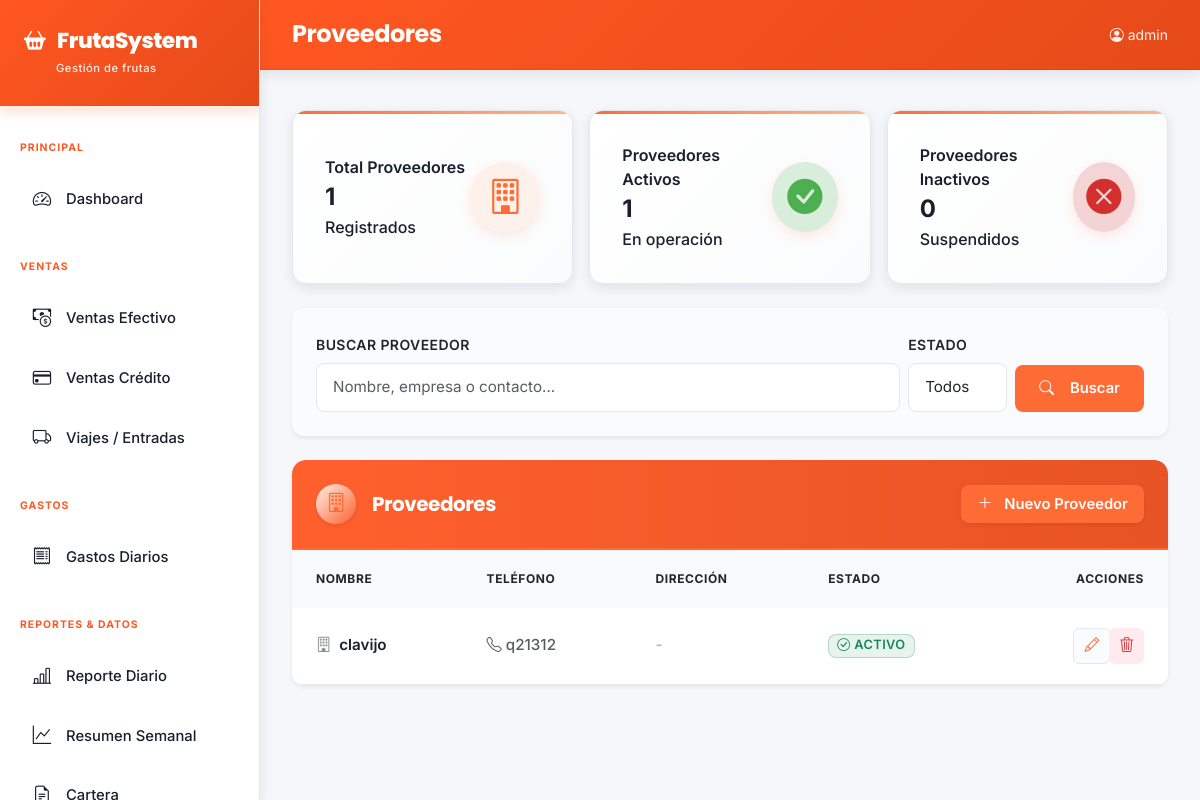
The page /proveedores/ (signed in) on the database as committed earlier.
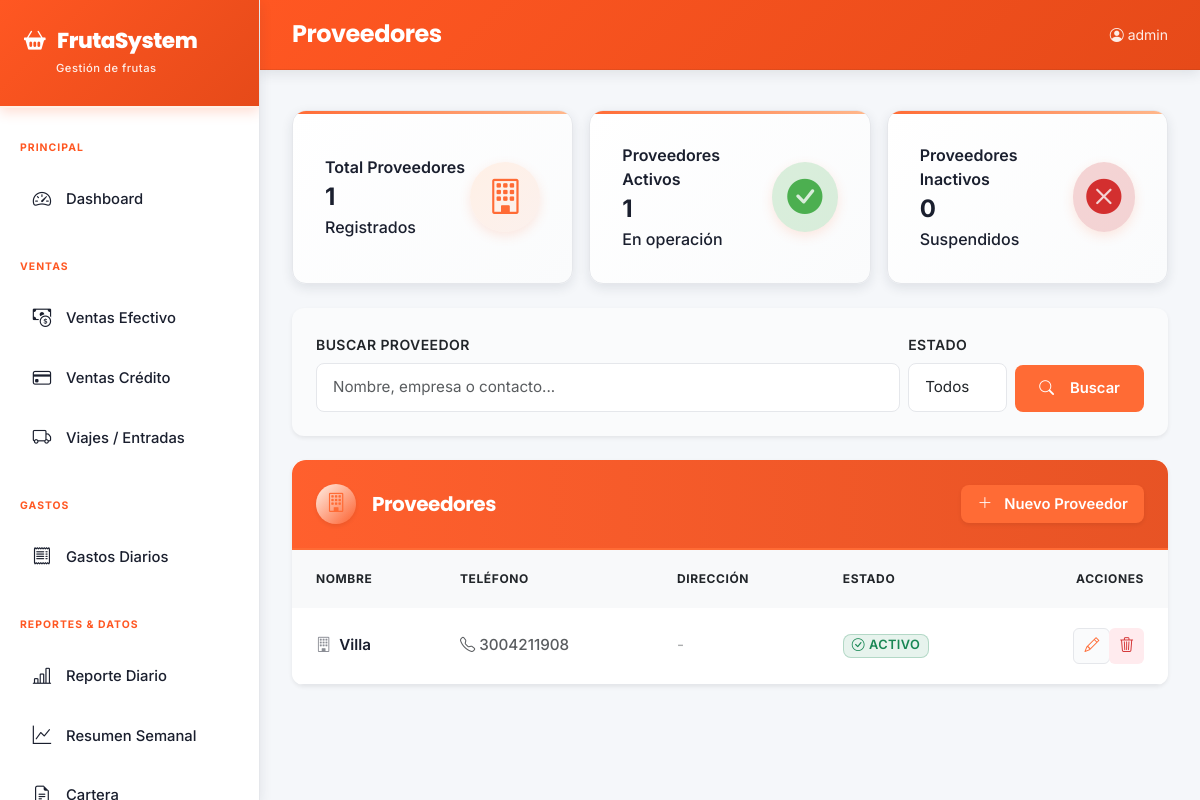
The same page on the database as committed later.
### core/models.py (models this page shows, shortened)
class Proveedor(models.Model):
    nombre = models.CharField(max_length=200, verbose_name='Nombre')
    telefono = models.CharField(max_length=20, blank=True, verbose_name='Teléfono')
    direccion = models.TextField(blank=True, verbose_name='Dirección')
    activo = models.BooleanField(default=True, verbose_name='Activo')
    class Meta:
        verbose_name = 'Proveedor'; verbose_name_plural = 'Proveedores'; ordering = ['nombre']

### core/views.py (the view)
# urls.py: path('proveedores/', views.proveedor_list, name='proveedor_list'),
@login_required
def proveedor_list(request):
    q = request.GET.get('q', '')
    proveedores = Proveedor.objects.filter(nombre__icontains=q) if q else Proveedor.objects.all()
    num_proveedores = proveedores.count()
    num_activos = proveedores.filter(activo=True).count()
    num_inactivos = proveedores.filter(activo=False).count()
    return render(request, 'core/proveedor_list.html', {
        'proveedores': proveedores, 'q': q,
        'num_proveedores': num_proveedores, 'num_activos': num_activos, 'num_inactivos': num_inactivos
    })

### core/templates/core/proveedor_list.html (shortened to what the changed rows need)
{% extends 'core/base.html' %}
{% block content %}
<div class="card border-0 shadow-sm" style="border-radius: 12px; overflow: hidden;">
  <div class="card-body p-0">
    <div class="table-responsive">
      <table class="table table-hover align-middle mb-0">
        <thead class="bg-light">
          <tr>
            <th class="ps-4 fw-bold small" style="color: var(--text-secondary);">NOMBRE</th>
            <th class="fw-bold small" style="color: var(--text-secondary);">TELÉFONO</th>
            <th class="fw-bold small" style="color: var(--text-secondary);">DIRECCIÓN</th>
            <th class="fw-bold small" style="color: var(--text-secondary);">ESTADO</th>
            <th class="text-end pe-4 fw-bold small" style="color: var(--text-secondary);">ACCIONES</th>
          </tr>
        </thead>
        <tbody class="border-top-0">
        {% for p in proveedores %}
        <tr>
          <td class="ps-4 fw-semibold" style="color: var(--text-main);">
            <i class="bi bi-building me-2" style="opacity: 0.5;"></i>{{ p.nombre }}
          </td>
          <td class="text-muted small">
            {% if p.telefono %}<i class="bi bi-telephone me-1"></i>{{ p.telefono }}{% else %}<span style="opacity: 0.5;">-</span>{% endif %}
          </td>
          <td class="text-muted small">
            {% if p.direccion %}<i class="bi bi-geo-alt me-1"></i>{{ p.direccion|truncatechars:30 }}{% else %}<span style="opacity: 0.5;">-</span>{% endif %}
          </td>
          <td>
            {% if p.activo %}
              <span class="badge bg-success bg-opacity-10 text-success border border-success border-opacity-25 px-2 py-1">
                <i class="bi bi-check-circle me-1"></i>Activo
              </span>
            {% else %}
              <span class="badge bg-secondary bg-opacity-10 text-secondary border border-secondary border-opacity-25 px-2 py-1">
                <i class="bi bi-x-circle me-1"></i>Inactivo
              </span>
            {% endif %}
          </td>
          <td class="text-end pe-4">
            <div class="btn-group btn-group-sm" role="group">
              <a href="{% url 'proveedor_edit' p.pk %}" class="btn btn-sm" style="background-color: var(--bg-light); color: var(--orange-primary); border-radius: 6px; padding: 6px 10px; border: 1px solid var(--border-light);" title="Editar">
                <i class="bi bi-pencil"></i>
              </a>
              <a href="{% url 'proveedor_delete' p.pk %}" class="btn btn-sm" style="background-color: #ffebee; color: #d32f2f; border-radius: 6px; padding: 6px 10px; border: none;" title="Eliminar">
                <i class="bi bi-trash3"></i>
              </a>
            </div>
          </td>
        </tr>
        {% endfor %}
        </tbody>
      </table>
    </div>
  </div>
</div>
{% endblock %}

Rows that differ between the two databases and show on the page:
removed Proveedor: nombre "clavijo", telefono "q21312", activo True (drawn)
added Proveedor: nombre "Villa", telefono "3004211908", activo True (drawn)
